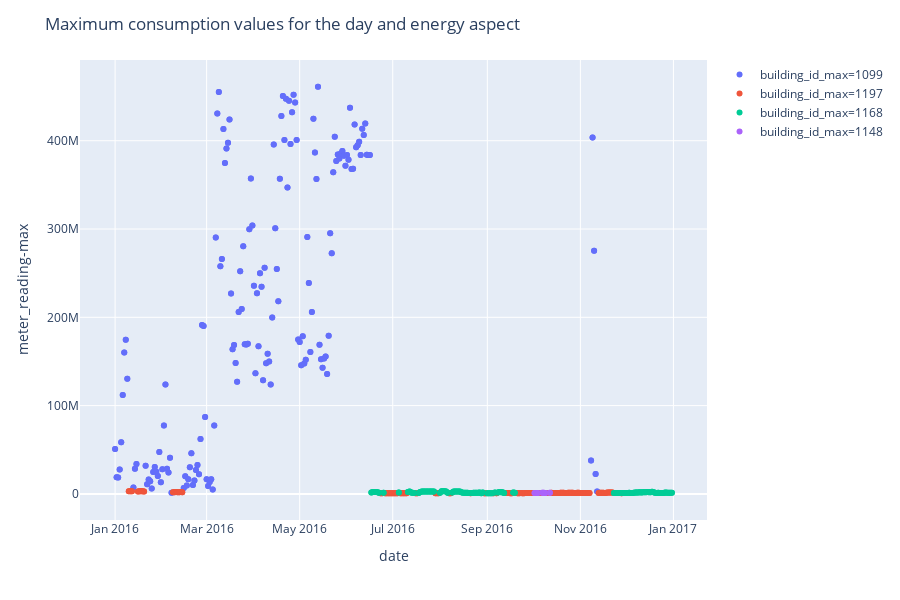

Notebook source saved alongside this figure:
### Code cell
daily_train_steam = daily_train_agg[daily_train_agg['meter']=='steam'].copy()
daily_train_steam['building_id_max'] = pd.Categorical(daily_train_steam['building_id_max'])
fig_daily_steam = px.scatter(daily_train_steam,
                             x='date',
                             y='meter_reading-max',
                             color='building_id_max',
                             render_mode='svg')
fig_daily_steam.update_layout(title='Maximum consumption values for the day and energy aspect')
fig_daily_steam.show()

### Figure 1 — Plotly figure (JSON) as saved in the notebook; plotly's stock layout.template omitted (floating-point values rounded to 4 significant figures; data arrays with more than 128 entries replaced by an {"elided": "..."} marker saying what was removed)
{"data": [{"hoverlabel": {"namelength": 0}, "hovertemplate": "building_id_max=1099<br>date=%{x}<br>meter_reading-max=%{y}", "legendgroup": "building_id_max=1099", "marker": {"color": "#636efa", "symbol": "circle"}, "mode": "markers", "name": "building_id_max=1099", "showlegend": true, "type": "scatter", "x": {"elided": "316 str values"}, "xaxis": "x", "y": {"elided": "316 int values"}, "yaxis": "y"}, {"hoverlabel": {"namelength": 0}, "hovertemplate": "building_id_max=1197<br>date=%{x}<br>meter_reading-max=%{y}", "legendgroup": "building_id_max=1197", "marker": {"color": "#EF553B", "symbol": "circle"}, "mode": "markers", "name": "building_id_max=1197", "showlegend": true, "type": "scatter", "x": {"elided": "202 str values"}, "xaxis": "x", "y": {"elided": "202 float values"}, "yaxis": "y"}, {"hoverlabel": {"namelength": 0}, "hovertemplate": "building_id_max=1168<br>date=%{x}<br>meter_reading-max=%{y}", "legendgroup": "building_id_max=1168", "marker": {"color": "#00cc96", "symbol": "circle"}, "mode": "markers", "name": "building_id_max=1168", "showlegend": true, "type": "scatter", "x": {"elided": "200 str values"}, "xaxis": "x", "y": {"elided": "200 int values"}, "yaxis": "y"}, {"hoverlabel": {"namelength": 0}, "hovertemplate": "building_id_max=1148<br>date=%{x}<br>meter_reading-max=%{y}", "legendgroup": "building_id_max=1148", "marker": {"color": "#ab63fa", "symbol": "circle"}, "mode": "markers", "name": "building_id_max=1148", "showlegend": true, "type": "scatter", "x": ["2016-10-02T00:00:00", "2016-10-03T00:00:00", "2016-10-04T00:00:00", "2016-10-07T00:00:00", "2016-10-08T00:00:00", "2016-10-09T00:00:00", "2016-10-12T00:00:00", "2016-10-02T00:00:00", "2016-10-03T00:00:00", "2016-10-04T00:00:00", "2016-10-07T00:00:00", "2016-10-08T00:00:00", "2016-10-09T00:00:00", "2016-10-12T00:00:00"], "xaxis": "x", "y": [978900.0, 969300.0, 941500.0, 1188000.0, 1215000.0, 1144000.0, 1216000.0, 978900.0, 969300.0, 941500.0, 1188000.0, 1215000.0, 1144000.0, 1216000.0], "yaxis": "y"}], "layout": {"height": 600, "legend": {"tracegroupgap": 0}, "margin": {"t": 60}, "title": {"text": "Maximum consumption values for the day and energy aspect"}, "xaxis": {"anchor": "y", "domain": [0, 1], "title": {"text": "date"}}, "yaxis": {"anchor": "x", "domain": [0, 1], "title": {"text": "meter_reading-max"}}}}
